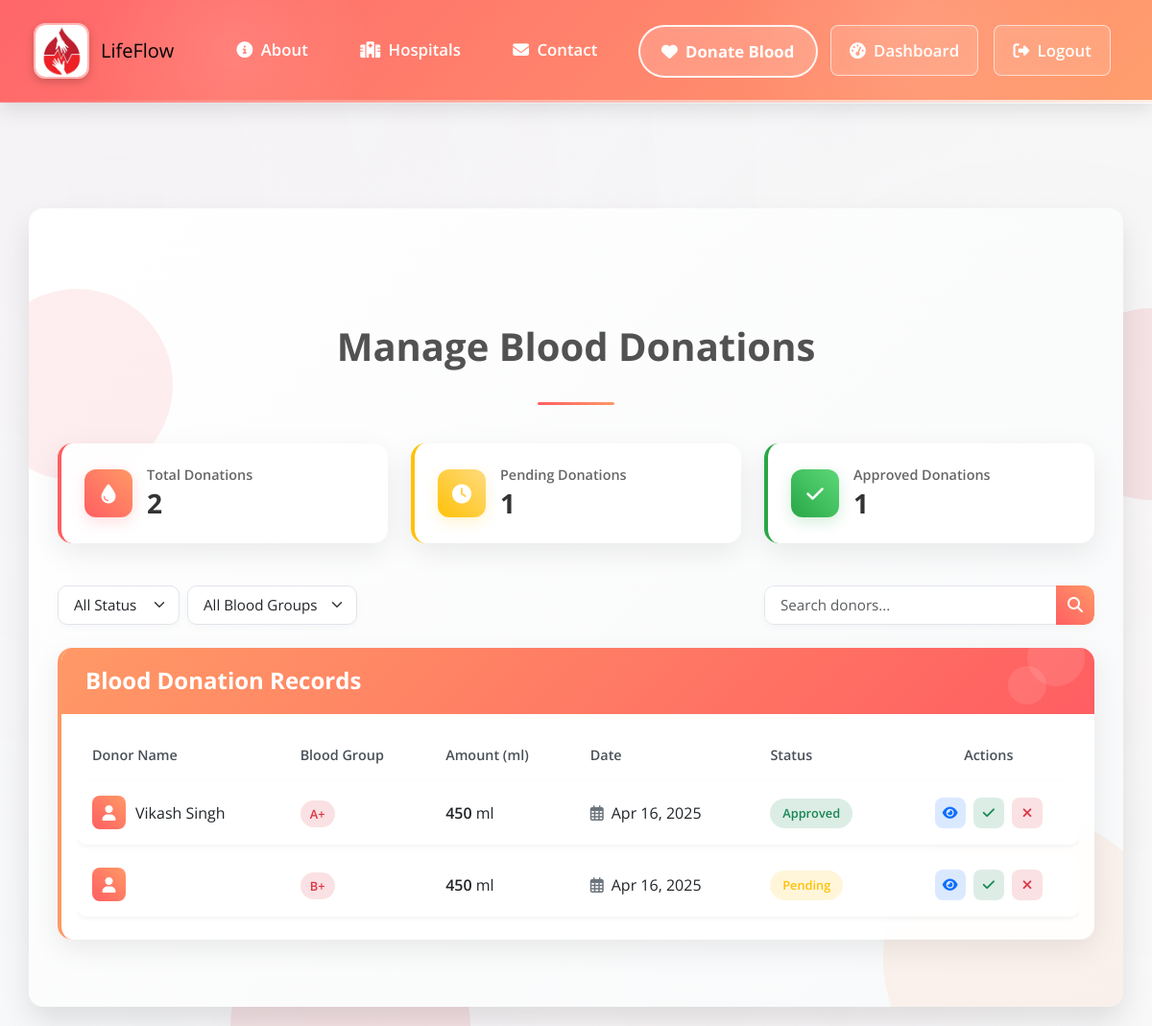
/admin-donations/ (signed in), run on the app's committed database.
### core/models.py (models this page shows, shortened)
class DonorDonation(models.Model):
    STATUS_CHOICES = [
        ('pending', 'Pending'),
        ('approved', 'Approved'),
        ('rejected', 'Rejected'),
        ('completed', 'Completed')
    ]
    donor = models.ForeignKey(Donor, on_delete=models.CASCADE)
    blood_group = models.CharField(max_length=3, choices=BLOOD_GROUP_CHOICES)
    amount_ml = models.PositiveIntegerField(default=450)
    donation_date = models.DateField(auto_now_add=True)
    medical_conditions = models.TextField(blank=True)
    last_donation_date = models.DateField(null=True, blank=True)
    status = models.CharField(max_length=20, choices=STATUS_CHOICES, default='pending')
    notes = models.TextField(blank=True)
    class Meta:
        ordering = ['-donation_date']
        verbose_name = 'Donor Donation'
        verbose_name_plural = 'Donor Donations'

class Donor(models.Model):
    AVAILABILITY_STATUS = [
        ('available', 'Available'),
        ('unavailable', 'Unavailable'),
        ('pending', 'Pending Verification')
    ]
    user = models.ForeignKey(settings.AUTH_USER_MODEL, on_delete=models.CASCADE)
    blood_group = models.CharField(max_length=5, choices=BLOOD_GROUP_CHOICES)
    city = models.CharField(max_length=100)
    phone = models.CharField(max_length=15)
    is_available = models.BooleanField(default=True)
    last_donation_date = models.DateField(null=True, blank=True)
    availability_status = models.CharField(
        max_length=20,
        choices=AVAILABILITY_STATUS,
        default='pending'
    )
    medical_history = models.TextField(blank=True)
    total_donations = models.PositiveIntegerField(default=0)
    registered_date = models.DateField(default=timezone.now)  # Changed from auto_now_add
    class Meta:
        ordering = ['-registered_date']
        verbose_name = 'Donor'
        verbose_name_plural = 'Donors'

class CustomUser(AbstractUser):
    BLOOD_GROUP_CHOICES = [
        ('A+', 'A+'), ('A-', 'A-'),
        ('B+', 'B+'), ('B-', 'B-'),
        ('O+', 'O+'), ('O-', 'O-'),
        ('AB+', 'AB+'), ('AB-', 'AB-')
    ]
    phone = models.CharField(max_length=15)
    blood_group = models.CharField(max_length=5, choices=BLOOD_GROUP_CHOICES)
    city = models.CharField(max_length=100)
    security_question = models.CharField(max_length=50, choices=SECURITY_QUESTIONS, blank=True)
    security_answer = models.CharField(max_length=255, blank=True)
    profile_photo = models.ImageField(upload_to='profile_photos/', null=True, blank=True)

### core/views.py (the view)
# urls.py: path('admin-donations/', views.admin_donations, name='admin_donations'),
@user_passes_test(is_superuser)
def admin_donations(request):
    donations = DonorDonation.objects.all().order_by('-donation_date')  # Changed from date to donation_date
    context = {
        'donations': donations,
        'total_donations': donations.count(),
        'pending_donations': donations.filter(status='pending').count(),
        'approved_donations': donations.filter(status='approved').count()
    }
    return render(request, 'admin_donations.html', context)

### core/views.py (called while the page is built)
def is_superuser(user):
    return user.is_superuser

### core/templates/admin_donations.html (shortened to what this page needs)
{% extends 'base.html' %}
{% load static %}
{% block content %}
<div class="admin-donations-container" style="padding: 120px 30px 40px; background: linear-gradient(135deg, #ffffff 0%, #f8f9fa 100%); position: relative; overflow: hidden; margin: 20px 30px; border-radius: 15px; box-shadow: 0 15px 30px rgba(0, 0, 0, 0.1);">
    <div style="position: absolute; background-color: rgba(255,94,98,0.1); border-radius: 50%; width: 200px; height: 200px; top: 10%; left: -50px; z-index: 0;"></div>
    <div class="title-wrapper text-center" style="margin-bottom: 40px; position: relative; z-index: 1;">
        <h2 class="section-title" style="font-size: 2.5rem; color: #000000; position: relative; display: inline-block; margin-bottom: 1.5rem; padding-bottom: 0.8rem; text-transform: capitalize; font-weight: 700;">
            <span style="color: #000000ad;">Manage Blood Donations</span>
        </h2>
        <div style="position: absolute; bottom: 0; left: 50%; transform: translateX(-50%); width: 80px; height: 3px; background: linear-gradient(to right, #ff5e62, #ff9966); border-radius: 3px;"></div>
    </div>
    <div class="row mb-4">
        <div class="col-md-4">
            <div class="card" style="border: none; border-radius: 15px; overflow: hidden; box-shadow: 0 10px 30px rgba(0, 0, 0, 0.08); border-left: 4px solid #ff5e62; transition: all 0.3s ease; margin-bottom: 20px;">
                <div class="card-body d-flex align-items-center" style="padding: 1.5rem;">
                    <div style="width: 50px; height: 50px; min-width: 50px; background: linear-gradient(45deg, #ff5e62, #ff9966); color: white; border-radius: 12px; display: flex; align-items: center; justify-content: center; margin-right: 15px; box-shadow: 0 5px 15px rgba(255, 94, 98, 0.2);">
                        <i class="fas fa-tint fa-lg"></i>
                    </div>
                    <div>
                        <h6 style="margin: 0 0 5px; font-weight: 600; color: #666; font-size: 0.9rem;">Total Donations</h6>
                        <h3 style="margin: 0; font-weight: 700; color: #333;">{{ total_donations }}</h3>
                    </div>
                </div>
            </div>
        </div>
        <div class="col-md-4">
            <div class="card" style="border: none; border-radius: 15px; overflow: hidden; box-shadow: 0 10px 30px rgba(0, 0, 0, 0.08); border-left: 4px solid #ffc107; transition: all 0.3s ease; margin-bottom: 20px;">
                <div class="card-body d-flex align-items-center" style="padding: 1.5rem;">
                    <div style="width: 50px; height: 50px; min-width: 50px; background: linear-gradient(45deg, #ffc107, #ffdb7e); color: white; border-radius: 12px; display: flex; align-items: center; justify-content: center; margin-right: 15px; box-shadow: 0 5px 15px rgba(255, 193, 7, 0.2);">
                        <i class="fas fa-clock fa-lg"></i>
                    </div>
                    <div>
                        <h6 style="margin: 0 0 5px; font-weight: 600; color: #666; font-size: 0.9rem;">Pending Donations</h6>
                        <h3 style="margin: 0; font-weight: 700; color: #333;">{{ pending_donations }}</h3>
                    </div>
                </div>
            </div>
        </div>
        <div class="col-md-4">
            <div class="card" style="border: none; border-radius: 15px; overflow: hidden; box-shadow: 0 10px 30px rgba(0, 0, 0, 0.08); border-left: 4px solid #28a745; transition: all 0.3s ease; margin-bottom: 20px;">
                <div class="card-body d-flex align-items-center" style="padding: 1.5rem;">
                    <div style="width: 50px; height: 50px; min-width: 50px; background: linear-gradient(45deg, #28a745, #5dd879); color: white; border-radius: 12px; display: flex; align-items: center; justify-content: center; margin-right: 15px; box-shadow: 0 5px 15px rgba(40, 167, 69, 0.2);">
                        <i class="fas fa-check fa-lg"></i>
                    </div>
                    <div>
                        <h6 style="margin: 0 0 5px; font-weight: 600; color: #666; font-size: 0.9rem;">Approved Donations</h6>
                        <h3 style="margin: 0; font-weight: 700; color: #333;">{{ approved_donations }}</h3>
                    </div>
                </div>
            </div>
        </div>
    </div>
    <div class="row mb-4">
        <div class="col-md-8">
            <div class="d-flex">
                <select id="statusFilter" class="form-select me-2" style="width: auto; border-radius: 10px; padding: 0.5rem 1rem; border: 1px solid #e1e5eb; font-size: 0.95rem; transition: all 0.3s; box-shadow: 0 3px 10px rgba(0,0,0,0.03); padding-right: 2.5rem;">
                    <option value="all">All Status</option>
                </select>
                <select id="bloodGroupFilter" class="form-select" style="width: auto; border-radius: 10px; padding: 0.5rem 1rem; border: 1px solid #e1e5eb; font-size: 0.95rem; transition: all 0.3s; box-shadow: 0 3px 10px rgba(0,0,0,0.03); padding-right: 2.5rem;">
                    <option value="all">All Blood Groups</option>
                </select>
            </div>
        </div>
        <div class="col-md-4 text-end">
            <div class="input-group" style="border-radius: 10px; overflow: hidden; box-shadow: 0 3px 10px rgba(0,0,0,0.03);">
                <input type="text" id="searchInput" class="form-control" placeholder="Search donors..." style="border-radius: 10px 0 0 10px; border: 1px solid #e1e5eb; padding: 0.5rem 1rem; font-size: 0.95rem;">
                <button class="btn" style="background: linear-gradient(45deg, #ff5e62, #ff9966); color: white; border-radius: 0 10px 10px 0; border: none;">
                    <i class="fas fa-search"></i>
                </button>
            </div>
        </div>
    </div>
    <div class="card" style="border: none; border-radius: 15px; overflow: hidden; box-shadow: 0 10px 30px rgba(0, 0, 0, 0.08); border-left: 4px solid #ff9966; margin-bottom: 30px;">
        <div class="card-header" style="background: linear-gradient(135deg, #ff9966 0%, #ff5e62 100%); color: white; border: none; padding: 20px 25px; position: relative; overflow: hidden;">
            <div style="position: absolute; background-color: rgba(255,255,255,0.1); border-radius: 50%; width: 60px; height: 60px; top: -20px; right: 10px;"></div>
            <div style="position: absolute; background-color: rgba(255,255,255,0.1); border-radius: 50%; width: 40px; height: 40px; bottom: 10px; right: 50px;"></div>
            <h4 class="mb-0" style="position: relative; z-index: 1; font-weight: 700;">Blood Donation Records</h4>
        </div>
        <div class="card-body">
            <div class="table-responsive">
                <table class="table" style="border-collapse: separate; border-spacing: 0 0.5rem; margin-bottom: 0;">
                    <thead>
                        <tr>
                            <th style="background: transparent; border: none; color: #495057; font-weight: 600; padding: 0.5rem 1rem; font-size: 0.9rem;">Donor Name</th>
                            <th style="background: transparent; border: none; color: #495057; font-weight: 600; padding: 0.5rem 1rem; font-size: 0.9rem;">Blood Group</th>
                            <th style="background: transparent; border: none; color: #495057; font-weight: 600; padding: 0.5rem 1rem; font-size: 0.9rem;">Amount (ml)</th>
                            <th style="background: transparent; border: none; color: #495057; font-weight: 600; padding: 0.5rem 1rem; font-size: 0.9rem;">Date</th>
                            <th style="background: transparent; border: none; color: #495057; font-weight: 600; padding: 0.5rem 1rem; font-size: 0.9rem;">Status</th>
                            <th style="background: transparent; border: none; color: #495057; font-weight: 600; padding: 0.5rem 1rem; font-size: 0.9rem; text-align: center;">Actions</th>
                        </tr>
                    </thead>
                    <tbody>
                        {% for donation in donations %}
                        <tr style="box-shadow: 0 2px 5px rgba(0, 0, 0, 0.05); border-radius: 10px;">
                            <td style="background: white; border: none; padding: 1rem; border-top-left-radius: 10px; border-bottom-left-radius: 10px; vertical-align: middle;">
                                <div class="d-flex align-items-center">
                                    <div style="width: 35px; height: 35px; background: linear-gradient(45deg, #ff5e62, #ff9966); color: white; border-radius: 8px; display: flex; align-items: center; justify-content: center; margin-right: 10px;">
                                        <i class="fas fa-user"></i>
                                    </div>
                                    {{ donation.donor.user.get_full_name }}
                                </div>
                            </td>
                            <td style="background: white; border: none; padding: 1rem; vertical-align: middle;">
                                <span style="background-color: rgba(220, 53, 69, 0.15); color: #dc3545; padding: 0.4em 0.8em; border-radius: 30px; font-size: 0.8rem; font-weight: 600;">
                                    {{ donation.blood_group }}
                                </span>
                            </td>
                            <td style="background: white; border: none; padding: 1rem; vertical-align: middle;">
                                <span style="font-weight: 600;">{{ donation.amount_ml }}</span> ml
                            </td>
                            <td style="background: white; border: none; padding: 1rem; vertical-align: middle;">
                                <div style="display: flex; align-items: center;">
                                    <i class="far fa-calendar-alt me-2" style="color: #6c757d;"></i>
                                    {{ donation.donation_date|date:"M d, Y" }}
                                </div>
                            </td>
                            <td style="background: white; border: none; padding: 1rem; vertical-align: middle;">
                                <span
                                    class="status-badge {% if donation.status == 'pending' %}status-pending{% elif donation.status == 'approved' %}status-approved{% else %}status-rejected{% endif %}"
                                    style="padding: 0.5em 1em; font-size: 0.8rem; border-radius: 30px; font-weight: 600;">
                                    {{ donation.status|title }}
                                </span>
                            </td>
                            <td style="background: white; border: none; padding: 1rem; border-top-right-radius: 10px; border-bottom-right-radius: 10px; text-align: center; vertical-align: middle;">
                                <button class="btn btn-sm" data-bs-toggle="modal" data-bs-target="#detailsModal{{ donation.id }}" style="background-color: rgba(13, 110, 253, 0.15); color: #0d6efd; border-radius: 8px; margin: 0 2px; border: none; width: 32px; height: 32px; padding: 0; display: inline-flex; align-items: center; justify-content: center;">
                                    <i class="fas fa-eye"></i>
                                </button>
                                <button class="btn btn-sm" onclick="updateStatus('{{ donation.id }}', 'approved')" style="background-color: rgba(25, 135, 84, 0.15); color: #198754; border-radius: 8px; margin: 0 2px; border: none; width: 32px; height: 32px; padding: 0; display: inline-flex; align-items: center; justify-content: center;">
                                    <i class="fas fa-check"></i>
                                </button>
                                <button class="btn btn-sm" onclick="updateStatus('{{ donation.id }}', 'rejected')" style="background-color: rgba(220, 53, 69, 0.15); color: #dc3545; border-radius: 8px; margin: 0 2px; border: none; width: 32px; height: 32px; padding: 0; display: inline-flex; align-items: center; justify-content: center;">
                                    <i class="fas fa-times"></i>
                                </button>
                            </td>
                        </tr>
                        {% endfor %}
                    </tbody>
                </table>
            </div>
        </div>
    </div>
</div>
{% endblock %}

### core/templates/base.html (style rules this page uses)
body { font-family: 'Open Sans', sans-serif; scroll-behavior: smooth; margin: 0; padding: 0; background: linear-gradient(135deg, #f5f7fa 0%, #f8f9fa 100%); background-attachment: fixed; position: relative; }
body::before { content: ''; position: fixed; top: 0; left: 0; width: 100%; height: 100%; pointer-events: none; background: radial-gradient(circle at 10% 20%, rgba(255, 94, 98, 0.03) 0%, transparent 60%), radial-gradient(circle at 90% 50%, rgba(255, 153, 102, 0.03) 0%, transparent 70%), radial-gradient(circle at 50% 80%, rgba(220, 53, 69, 0.03) 0%, transparent 60%); z-index: -1; }
.card { border: none; border-radius: 10px; box-shadow: 0 10px 20px rgba(0, 0, 0, 0.05); transition: all 0.3s ease; overflow: hidden; background-color: rgba(255, 255, 255, 0.9); backdrop-filter: blur(10px); }

### core/templates/admin_donations.html (style rules this page uses)
.status-badge.status-pending { background-color: rgba(255, 193, 7, 0.15); color: #ffc107; }
.status-badge.status-approved { background-color: rgba(25, 135, 84, 0.15); color: #198754; }

### data on the page
DonorDonation: donor.user.get_full_name "Vikash Singh", blood_group "A+", amount_ml "450", donation_date "Apr 16, 2025", status "Approved"
DonorDonation: blood_group "B+", amount_ml "450", donation_date "Apr 16, 2025", status "Pending"

### other printed values
{{ total_donations }} "2"
{{ pending_donations }} "1"
{{ approved_donations }} "1"
